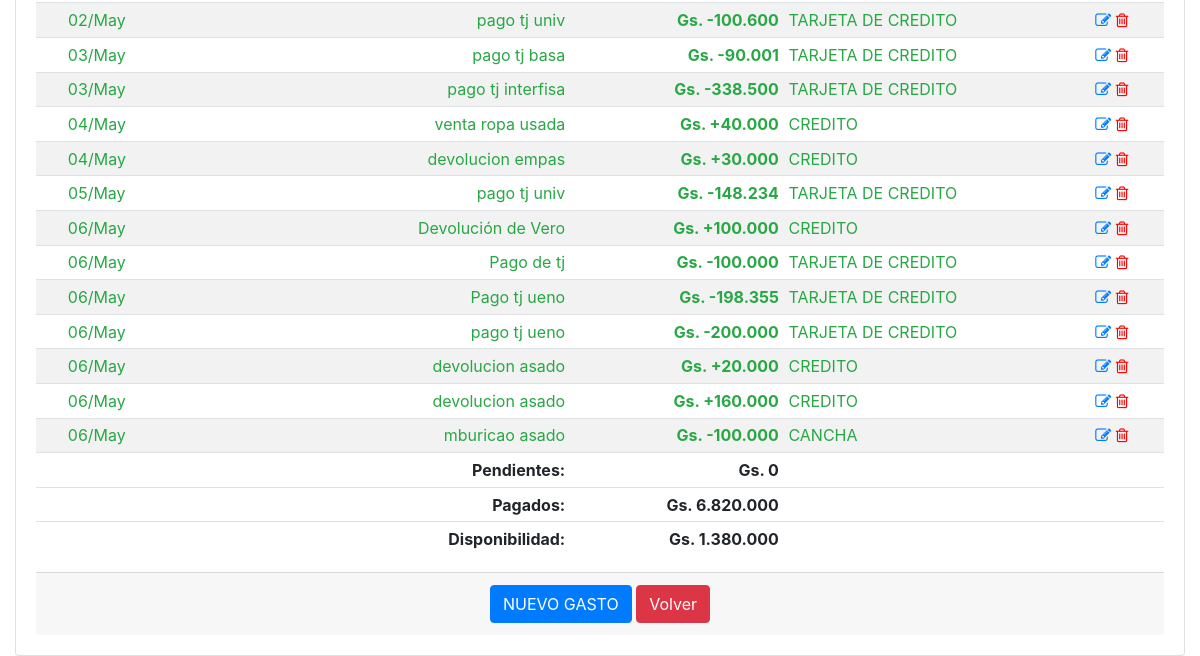
Page /historico_gastos_detalle/2023-05 (signed in, lower part) on the earlier database version.
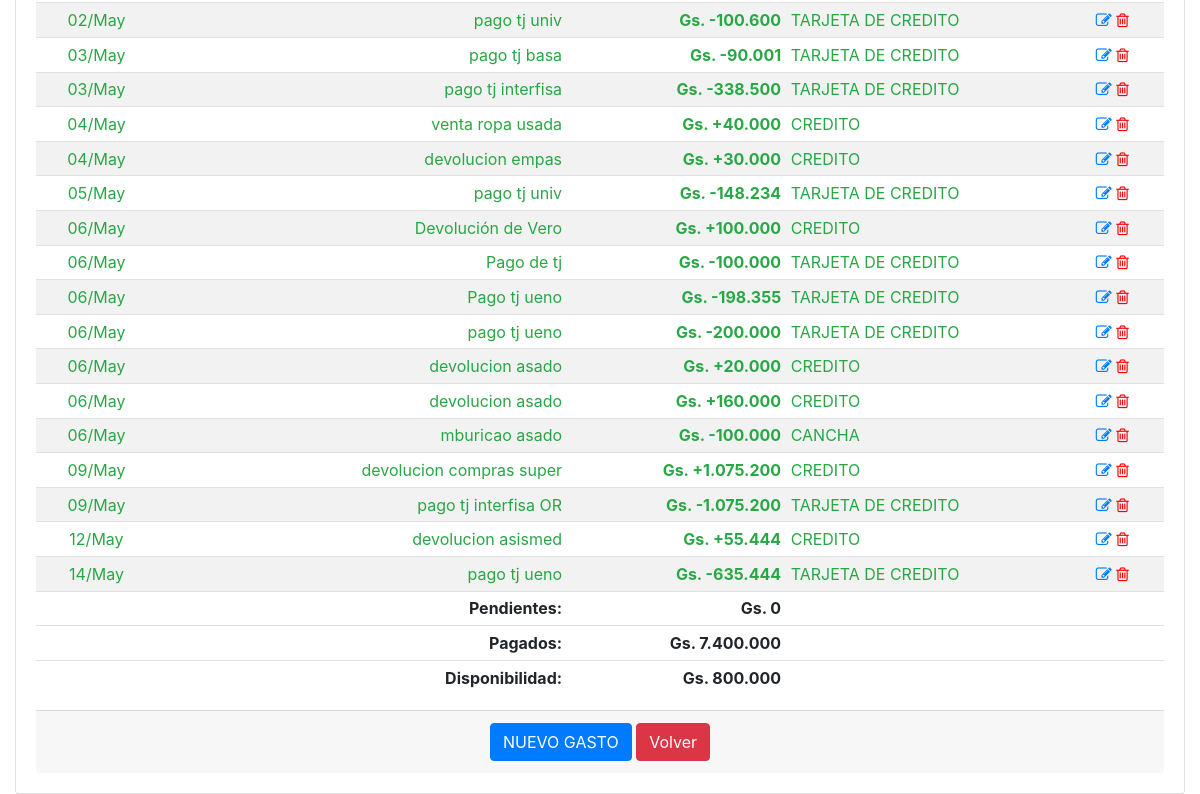
Same page on the later database version.
### app/models.py (models this page shows, shortened)
class GastosFijos(db.Model):
    __tablename__='gastos_fijos'
    id = db.Column(db.Integer, primary_key=True)
    date = db.Column(db.Date, nullable=False)
    fecha_pagar = db.Column(db.Date, nullable=False)
    descripcion = db.Column(db.String(100), nullable=False)
    monto = db.Column(db.Integer)
    operacion = db.Column(db.Boolean, server_default=u'False')
    pagado = db.Column(db.Boolean, server_default=u'False')
    id_agrupador_gastos = db.Column(db.Integer, db.ForeignKey('agrupador_gastos.id'), nullable=True)
    agrupador_gastos = db.relationship('AgrupadorGastos',backref='agrupador_gastos', foreign_keys=[id_agrupador_gastos])

class AgrupadorGastos(db.Model):
    __tablename__='agrupador_gastos'
    id = db.Column(db.Integer, primary_key=True)
    agrupador = db.Column(db.String(100), nullable=False)

### app/routes.py (the view)
@app.route('/historico_gastos_detalle/<string:periodo>', methods=['GET', 'POST'])
@login_required
def historico_gastos_detalle(periodo):
    gastos = GastosFijos.query.filter(func.strftime("%Y-%m", GastosFijos.fecha_pagar)==periodo).filter(GastosFijos.descripcion!='REFERENCIA').order_by(GastosFijos.fecha_pagar).all()
    if not gastos:
        precarga_deudas(periodo)
        gastos = GastosFijos.query.filter(func.strftime("%Y-%m", GastosFijos.fecha_pagar)==periodo).all()
    deuda = deuda_total(gastos)
    credito, pendientes, pagados = calcular_disponibilidad(periodo)#SALARIO_NETO - deuda
    disponibilidad = credito - pagados
    return render_template('historico_gastos_detalle.html', periodo=periodo, gastos=gastos, deuda=deuda, disponibilidad=disponibilidad, pendientes=pendientes)

### app/models.py (called while the page is built)
@login.user_loader
def load_user(id):
    return User.query.get(int(id))

### app/utilitarios.py (called while the page is built)
def deuda_total(deudas):
    saldo = 0
    for deuda in deudas:
        if deuda.pagado:
            if not deuda.operacion:
                saldo += deuda.monto
            else:
                saldo -= deuda.monto
    return saldo

### app/templates/historico_gastos_detalle.html (shortened to what this page needs)
{% extends "base.html" %}
{% block main %}
<div class="card">
    <div class="card-body">
        <div class="table-responsive">
            <table class="table table-striped table-sm">
                <tbody>
                    {% for gasto in gastos %}
                    <tr class="{{ 'text-success' if gasto.pagado else 'text-danger' }}">
                        <td class="card-text text-center">{{ gasto.fecha_pagar.strftime('%d/%b') }}</td>
                        <td class="card-text text-right">{{ gasto.descripcion }}</td>
                        <td class="card-text text-right"><strong>Gs. {{ "+" if gasto.operacion else "-" }}{{ "{:,.0f}".format(gasto.monto).replace(",", ".") }}</strong></td>
                        <td class="card-text text-left">{{ gasto.agrupador_gastos.agrupador }}</td>
                        <td class="align-self-end">
                            <a href="{{ url_for('modificar_gasto', gasto_id=gasto.id) }}"><i class="fa fa-pencil-square-o"></i></a>
                            <a href="{{ url_for('borrar_gasto', gasto_id=gasto.id) }}" style="color:red"><i class="fa fa-trash-o"></i></a>
                        </td>
                    </tr>
                    {% endfor %}
                </tbody>
                <tfoot>
                    <tr>
                        <td></td>
                        <td class="card-text text-right"><strong>Pendientes:</strong></td>
                        <td class="card-text text-right"><strong>Gs. {{ "{:,.0f}".format(pendientes).replace(",", ".") }}</strong></td>
                        <td></td>
                        <td></td>
                    </tr>
                    <tr>
                        <td></td>
                        <td class="card-text text-right"><strong>Pagados:</strong></td>
                        <td class="card-text text-right"><strong>Gs. {{ "{:,.0f}".format(deuda).replace(",", ".") }}</strong></td>
                        <td></td>
                        <td></td>
                    </tr>
                    <tr>
                        <td></td>
                        <td class="card-text text-right"><strong>Disponibilidad:</strong></td>
                        <td class="card-text text-right"><strong>Gs. {{ "{:,.0f}".format(disponibilidad).replace(",", ".") }}</strong></td>
                        <td></td>
                        <td></td>
                    </tr>
                </tfoot>
            </table>
        </div>
        <div class="card-footer text-muted text-center">
            <a href="{{ url_for('nuevo_gasto') }}" class="btn btn-primary">NUEVO GASTO</a>
            <a href="#" onclick="goBack()" class="btn btn-danger">Volver</a>
        </div>
    </div>
</div>
{% endblock %}

### app/templates/base.html (shortened to what this page needs)
<!doctype html>
<html lang="en">
  <head>
    <link rel="stylesheet" href="https://stackpath.bootstrapcdn.com/bootstrap/4.5.0/css/bootstrap.min.css">
    <link rel="stylesheet" href="https://maxcdn.bootstrapcdn.com/font-awesome/4.4.0/css/font-awesome.min.css">
  </head>
  <body>
    <div class="container-fluid">
    <br>
      <div>
        {% block main %}{% endblock %}
      </div>
    </div>
  </body>
</html>

Differences in the rows shown:
added GastosFijos: fecha_pagar "09/May", descripcion "devolucion compras super", operacion "+", monto "1.075.200", agrupador_gastos.agrupador "CREDITO"
added GastosFijos: fecha_pagar "09/May", descripcion "pago tj interfisa OR", operacion "-", monto "1.075.200", agrupador_gastos.agrupador "TARJETA DE CREDITO"
added GastosFijos: fecha_pagar "12/May", descripcion "devolucion asismed", operacion "+", monto "55.444", agrupador_gastos.agrupador "CREDITO"
added GastosFijos: fecha_pagar "14/May", descripcion "pago tj ueno", operacion "-", monto "635.444", agrupador_gastos.agrupador "TARJETA DE CREDITO"
Other differences:
{{ "{:,.0f}".format(deuda).replace(",", ".") }}: "6.820.000" → "7.400.000"
{{ "{:,.0f}".format(disponibilidad).replace(",", ".") }}: "1.380.000" → "800.000"
